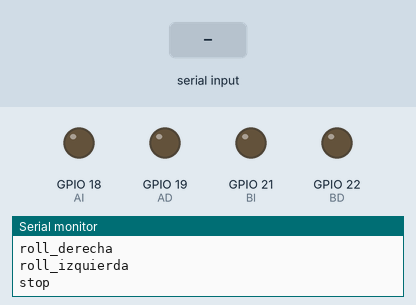
Bench run of a sketch on a simulated ESP32. Shown: output pins drawn as LEDs (lit = HIGH), the last lines printed to the serial monitor. The inputs (shaded band) are chosen by the test bench.

Above: at 1.2 s.
1.3 s: "derecha\n" received over Serial
At 2.0 s:
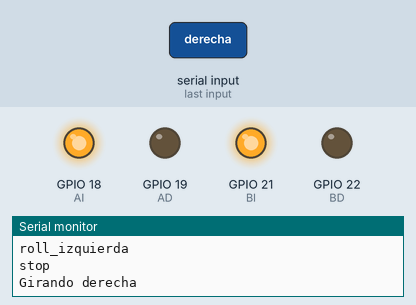
2.8 s: "izquierda\n" received over Serial
At 3.1 s:
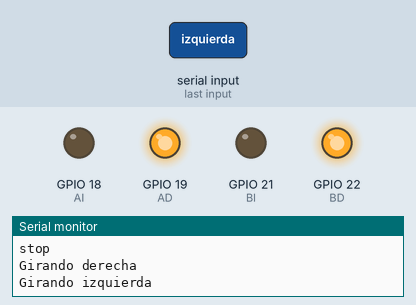
4.3 s: "roll_derecha\n" received over Serial
At 5.4 s:
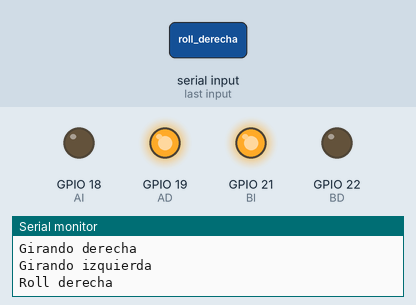
5.8 s: "roll_izquierda\n" received over Serial
At 6.6 s:
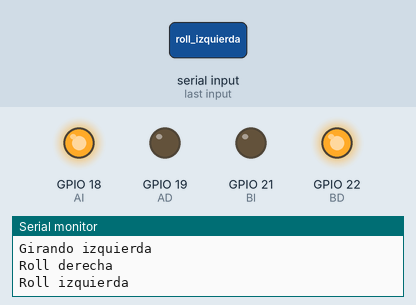
Timing chart, 0 to 8.3 s (numbered marks = the images above; inputs shaded):
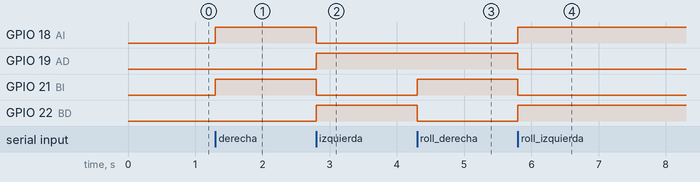

Measured:
- after the input at 1.3 s, GPIO 18 (AI), GPIO 21 (BI): LOW → HIGH at once
- after the input at 2.8 s, GPIO 18 (AI), GPIO 21 (BI): HIGH → LOW at once; GPIO 19 (AD), GPIO 22 (BD): LOW → HIGH at once
- after the input at 4.3 s, GPIO 21 (BI): LOW → HIGH at once; GPIO 22 (BD): HIGH → LOW at once
- after the input at 5.8 s, GPIO 18 (AI), GPIO 22 (BD): LOW → HIGH at once; GPIO 19 (AD), GPIO 21 (BI): HIGH → LOW at once

The sketch:

codigo_bombas.ino
```cpp
//
// CONTROL 4 BOMBAS SUBMARINO
// usando módulos MOSFET LR7843
//

// =====================================
// PINES ESP32
// =====================================

#define AI 18   // Arriba Izquierda
#define AD 19   // Arriba Derecha
#define BI 21   // Abajo Izquierda
#define BD 22   // Abajo Derecha

void setup() {

  Serial.begin(115200);

  pinMode(AI, OUTPUT);
  pinMode(AD, OUTPUT);
  pinMode(BI, OUTPUT);
  pinMode(BD, OUTPUT);

  apagarTodo();

  Serial.println("Sistema submarino listo");
  Serial.println("");
  Serial.println("Comandos:");
  Serial.println("derecha");
  Serial.println("izquierda");
  Serial.println("roll_derecha");
  Serial.println("roll_izquierda");
  Serial.println("stop");
}

void loop() {

  if (Serial.available()) {

    String cmd = Serial.readStringUntil('\n');

    cmd.trim();

    // apagar todo antes de nuevo movimiento
    apagarTodo();

    // =====================================
    // GIRAR DERECHA
    // activa bombas lado izquierdo
    // =====================================
    if (cmd == "derecha") {

      Serial.println("Girando derecha");

      digitalWrite(AI, HIGH);
      digitalWrite(BI, HIGH);
    }

    // =====================================
    // GIRAR IZQUIERDA
    // activa bombas lado derecho
    // =====================================
    else if (cmd == "izquierda") {

      Serial.println("Girando izquierda");

      digitalWrite(AD, HIGH);
      digitalWrite(BD, HIGH);
    }

    // =====================================
    // ROLL DERECHA
    // diagonal:
    // arriba derecha + abajo izquierda
    // =====================================
    else if (cmd == "roll_derecha") {

      Serial.println("Roll derecha");

      digitalWrite(AD, HIGH);
      digitalWrite(BI, HIGH);
    }

    // =====================================
    // ROLL IZQUIERDA
    // diagonal:
    // arriba izquierda + abajo derecha
    // =====================================
    else if (cmd == "roll_izquierda") {

      Serial.println("Roll izquierda");

      digitalWrite(AI, HIGH);
      digitalWrite(BD, HIGH);
    }

    // =====================================
    // STOP
    // =====================================
    else if (cmd == "stop") {

      Serial.println("STOP");

      apagarTodo();
    }

    // =====================================
    // COMANDO INVÁLIDO
    // =====================================
    else {

      Serial.println("Comando no valido");
    }
  }
}

// =====================================
// APAGAR TODO
// =====================================

void apagarTodo() {

  digitalWrite(AI, LOW);
  digitalWrite(AD, LOW);
  digitalWrite(BI, LOW);
  digitalWrite(BD, LOW);
}
```
